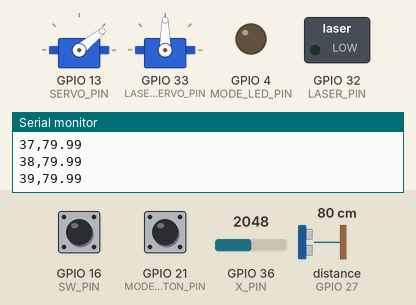
Bench run of a sketch on a simulated ESP32. Parts: 2 × servo, switched loads named in the sketch (green lamp = pin HIGH), output pins drawn as LEDs (lit = HIGH), the last lines printed to the serial monitor. Wiring (inferred from the names in the program): ultrasonic range finder: trigger GPIO 12; echo GPIO 27. The test bench sets the inputs (shaded band); at power-on: distance to the obstacle (sensor on GPIO 27) 80 cm, GPIO 21 (MODE_BUTTON_PIN) HIGH, GPIO 16 (SW_PIN) HIGH, GPIO 36 (X_PIN) = 2048. The echo pulse lasts 58.3 µs per cm; pins used as bus, display or sensor lines are not drawn.

Above: at 2.2 s.
2.3 s: distance to the obstacle (sensor on GPIO 27) set to 9 cm
At 2.67 s:
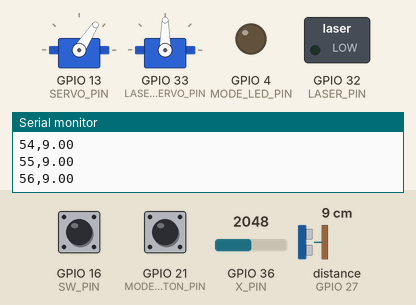
5.3 s: GPIO 21 (MODE_BUTTON_PIN) pulled LOW for 0.15 s
At 6.09 s:
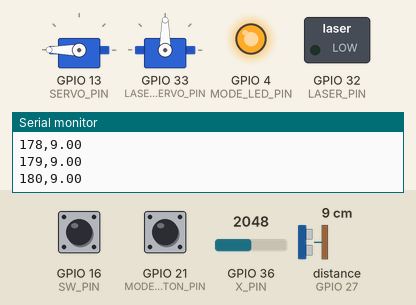
8.3 s: GPIO 21 (MODE_BUTTON_PIN) pulled LOW for 1 s
At 8.47 s:
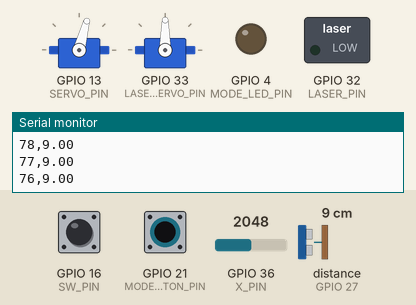
12.3 s: distance to the obstacle (sensor on GPIO 27) set to 4 cm
15.3 s: distance to the obstacle (sensor on GPIO 27) set to 2 cm
18.3 s: GPIO 21 (MODE_BUTTON_PIN) pulled LOW for 3.2 s
At 19.56 s:
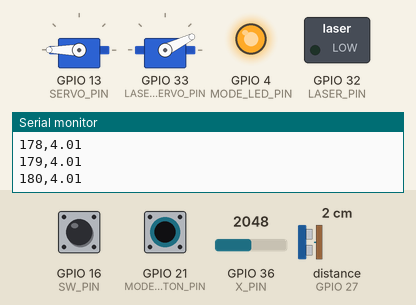
Timing chart, 0 to 54.8 s (numbered marks = the images above; inputs shaded):
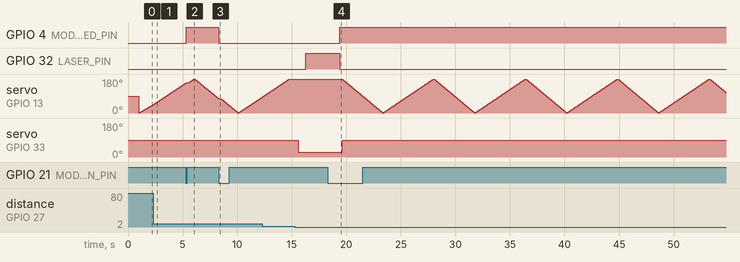

The sketch:

sketch_aug12a.ino
```cpp
#include <ESP32Servo.h>

Servo radar;
Servo laserServo;

const int SERVO_PIN = 13;

const int TRIG_PIN = 12;
const int ECHO_PIN = 27;

const int LASER_PIN = 32;
const int LASER_SERVO_PIN = 33;

const int MODE_LED_PIN = 4;

const int MODE_BUTTON_PIN = 21;
const int X_PIN = A0;
const int SW_PIN = 16;
const int MAX_ANALOG = 4095;

const float MAX_TARGET_DISTANCE = 150.0;

int targetAngle = -1;
float targetDistance = 151.0;

bool manualMode = false;

bool lastModeButtonState = HIGH;
bool lastJoystickButtonState = HIGH;

void setup() {
  Serial.begin(115200);
  Serial1.begin(9600, SERIAL_8N1, -1, 17); //sets up baud for DFPlayer

  radar.setPeriodHertz(50);
  radar.attach(SERVO_PIN, 500, 2400);

  laserServo.setPeriodHertz(50);
  laserServo.attach(LASER_SERVO_PIN, 500, 2400);

  pinMode(TRIG_PIN, OUTPUT);
  pinMode(ECHO_PIN, INPUT);
  pinMode(LASER_PIN, OUTPUT);

  digitalWrite(TRIG_PIN, LOW);

  digitalWrite(LASER_PIN, LOW); //turns laser off
  laserServo.write(90); //centers laser
  delay(1000);

  DFPLAYER_COMMAND(0x06, 30);  // Set volume to 30
  radar.write(90);

  pinMode(MODE_LED_PIN, OUTPUT);
  digitalWrite(MODE_LED_PIN, LOW);

  pinMode(SW_PIN, INPUT_PULLUP);
  pinMode(MODE_BUTTON_PIN, INPUT_PULLUP);
}

//package to command dfplayer
void DFPLAYER_COMMAND(unsigned char command, unsigned short parameter) {
    unsigned char packet[10];
    packet[0] = 0x7E;
    packet[1] = 0xFF;
    packet[2] = 0x06;
    packet[3] = command;
    packet[4] = 0x00;
    packet[5] = parameter >> 8;
    packet[6] = parameter & 0xFF;

    short checksum = -(packet[1] + packet[2] + packet[3] + packet[4] + packet[5] + packet[6]);

    packet[7] = checksum >> 8;
    packet[8] = checksum & 0xFF;
    packet[9] = 0xEF;

    for (int i = 0; i < 10; i++) {
        Serial1.write(packet[i]);
    }
}

float getDistance() {
  digitalWrite(TRIG_PIN, LOW);
  delayMicroseconds(2);

  digitalWrite(TRIG_PIN, HIGH);
  delayMicroseconds(10);
  digitalWrite(TRIG_PIN, LOW);

  unsigned long duration = pulseIn(ECHO_PIN, HIGH, 17500);

  if (duration == 0) {
    return -1;
  }

  return duration * 0.0343 / 2.0;
}

float GET_LASER_ANGLE(float radarAngle, float distance)
{
  //
  const float LASER_OFFSET_X = -12.7;  // 5 inches left
  const float LASER_OFFSET_Y = -2.54;  // 1 inch behind

  //converts angle to radians for sin and cos functions
  float radarRadians = radarAngle * PI / 180.0;

  // targets position
  float targetX = distance * cos(radarRadians);
  float targetY = distance * sin(radarRadians);

  // targets position measured from the laser servo
  float laserToTargetX = targetX - LASER_OFFSET_X;
  float laserToTargetY = targetY - LASER_OFFSET_Y;

  // laser angle calculation
  float laserRadians = atan2(laserToTargetY, laserToTargetX);
  float laserAngle = laserRadians * 180.0 / PI;

  return laserAngle;
}

void MANUAL_CONTROL() {
  int xVal = analogRead(X_PIN);

  int servoAngle = map(xVal, 0, MAX_ANALOG, 0, 180);
  servoAngle = constrain(servoAngle, 0, 180);

  laserServo.write(servoAngle);

  bool joystickButtonState = digitalRead(SW_PIN);

  if (joystickButtonState == LOW && lastJoystickButtonState == HIGH) {
    DFPLAYER_COMMAND(0x03, 2);

    digitalWrite(LASER_PIN, HIGH);
    delay(3000);
    digitalWrite(LASER_PIN, LOW);
  }

  lastJoystickButtonState = joystickButtonState;
}

void loop() {


  //resets target
  targetAngle = -1;
  targetDistance = 151.0;

  // Sweep from 0° to 180°
  for (int angle = 0; angle <= 180; angle++) {
    radar.write(angle);

    if (manualMode) {
      MANUAL_CONTROL();
    }

    bool modeButtonState = digitalRead(MODE_BUTTON_PIN);

    if (modeButtonState == LOW && lastModeButtonState == HIGH) {
      manualMode = !manualMode;

      if (manualMode) {
        digitalWrite(MODE_LED_PIN, HIGH);
      }
      else {
        digitalWrite(MODE_LED_PIN, LOW);
      }

    delay(200);
    }
    lastModeButtonState = modeButtonState;

    delay(15);
    Serial.print(angle);
    Serial.print(",");

    float distance = getDistance();

    if (distance > 0 && distance <= MAX_TARGET_DISTANCE && distance < targetDistance) {
      targetDistance = distance;
      targetAngle = angle;
    }

    if (distance < 0) {
      Serial.println(-1);
    } else {
      Serial.println(distance);

    }
    delay(10);
  }

  if (!manualMode && targetAngle >= 0) {
    DFPLAYER_COMMAND(0x03, 1);  // “Target detected”
    delay(800);

    float laserAngle = GET_LASER_ANGLE(targetAngle, targetDistance);

    laserServo.write((int)laserAngle);
    delay(700);

    digitalWrite(LASER_PIN, HIGH);  // laser on
    DFPLAYER_COMMAND(0x03, 2);  // plays laser soudn effect
    delay(100);

    delay(3000);                    // stay on for 3 seconds
    digitalWrite(LASER_PIN, LOW);   // laser off


}
else {
  digitalWrite(LASER_PIN, LOW);
}
  // Sweep from 180° back to 0°
  for (int angle = 180; angle >= 0; angle--) {
    radar.write(angle);

    if (manualMode) {
      MANUAL_CONTROL();
    }

    bool modeButtonState = digitalRead(MODE_BUTTON_PIN);

    if (modeButtonState == LOW && lastModeButtonState == HIGH) {
      manualMode = !manualMode;

      if (manualMode) {
        digitalWrite(MODE_LED_PIN, HIGH);
      }
      else {
        digitalWrite(MODE_LED_PIN, LOW);
      }

    delay(200);
    }

lastModeButtonState = modeButtonState;

    delay(10);
    float distance = getDistance();
    Serial.print(angle);
    Serial.print(",");

    if (distance < 0) {
      Serial.println(-1);
    } else {
      Serial.println(distance);

    }
    delay(10);
  }
}
```

Measured:
- after the input at 5.3 s, GPIO 4 (MODE_LED_PIN): LOW → HIGH at once; GPIO 32 (LASER_PIN): stays LOW (without the input it goes to HIGH after 2.1 s); servo on GPIO 33 (LASER_SERVO_PIN): stays 90° (without the input it goes to 24° after 1.4 s)
- after the input at 8.3 s, GPIO 4 (MODE_LED_PIN): HIGH → LOW at once
- after the input at 18.3 s, GPIO 4 (MODE_LED_PIN): LOW → HIGH after 1.1 s; GPIO 32 (LASER_PIN): goes on until 19.4 s, then stays LOW; servo on GPIO 33 (LASER_SERVO_PIN): 26° → 90° after 1.3 s
